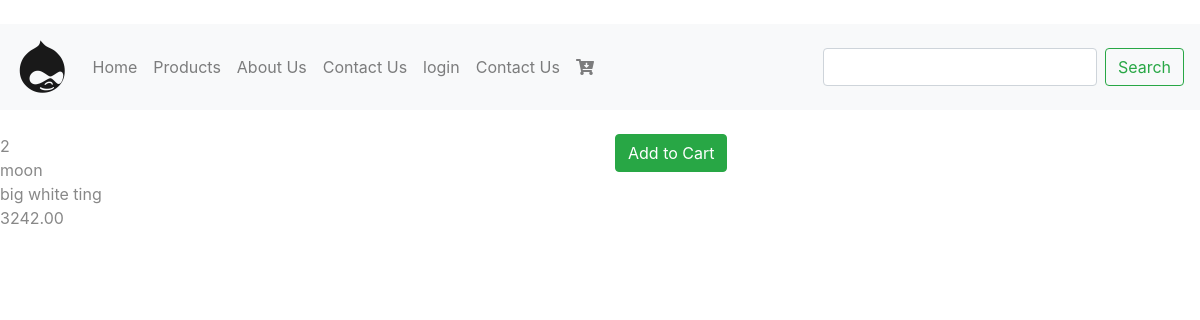
The page /products/moon/ on the database as committed earlier.
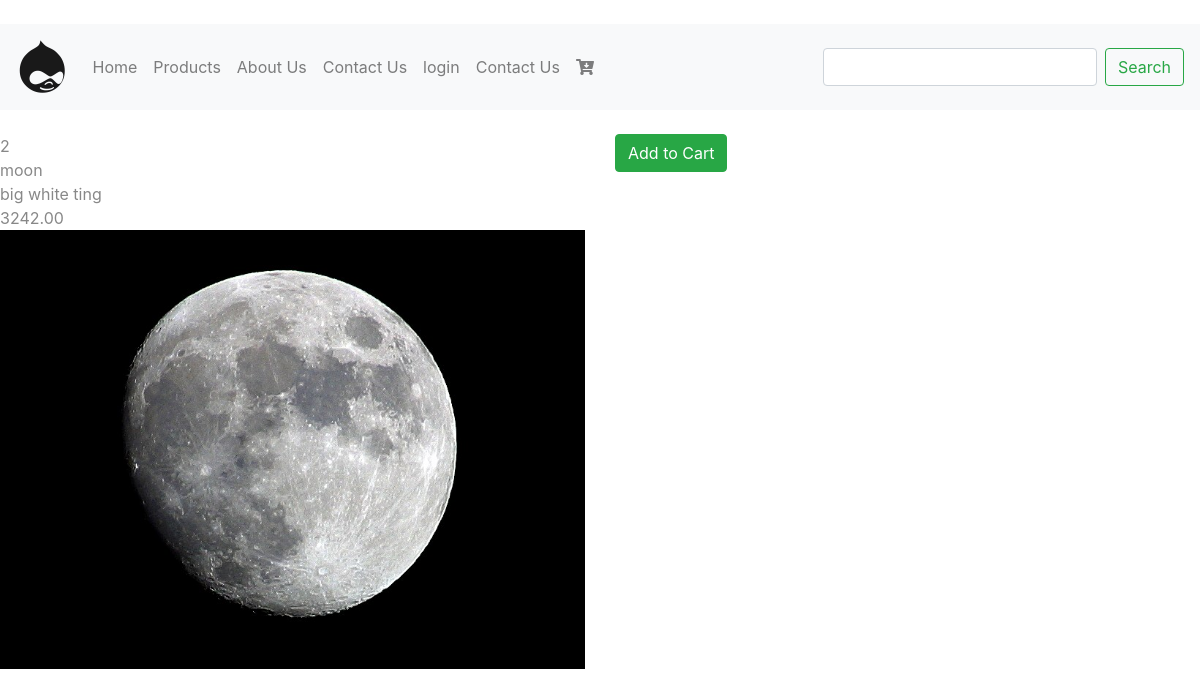
The same page on the database as committed later.
### products/models.py (models this page shows, shortened)
class ProductModel(models.Model):
    title = models.CharField(max_length=50)
    slug = models.SlugField(blank=True, unique=True)
    description = models.TextField()
    price = models.DecimalField(decimal_places=2, max_digits=10)
    image = models.ImageField(upload_to=upload_image_path, null=True, blank=True)
    featured = models.BooleanField(default=False)
    active = models.BooleanField(default=True)
    objects = ProductModelManager()

### products/views.py (the view)
# urls.py: re_path(r'^products/(?P<slug>[\w-]+)/$', ProductDetailSlugView.as_view(), name='prod_detail'),
class ProductDetailSlugView(DetailView):
    queryset = ProductModel.objects.all()
    template_name = "products/product_detail.html"
    def get_context_data(self, **kwargs):
        context = super(ProductDetailSlugView, self).get_context_data(**kwargs)
        cart_object, new_object = Cart.objects.new_get(self.request)
        context['cart'] = cart_object
        return context
    def get_object(self, *args, **kwargs):
        request = self.request
        slug = self.kwargs.get("slug")
        try:
            obj = ProductModel.objects.get(slug=slug, active=True)
        except ProductModel.DoesNotExist:
            raise Http404("Does not exist")
        except ProductModel.MultipleObjectsReturned:
            qs = ProductModel.objects.filter(slug=slug, active=True)
            obj = qs.first()
        except:
            raise Http404("da ppaccck")
        return obj

### carts/models.py (called while the page is built)
def pre_save_cart_r(sender, instance, **kwargs):
    if instance.subtotal > 0:
        instance.total = instance.subtotal
    else:
        instance.total = 0.00

    def new_get(self, request):
        cart_id = request.session.get('cart_id', None)
        qs = self.get_queryset().filter(id=cart_id)
        if qs.count() == 1:
            new_object = False
            obj = qs.first()
            if request.user.is_authenticated and obj.user is None:
                obj.user = request.user
                obj.save()
        else:
            obj = Cart.objects.new_cart(user=request.user)
            new_object = True
            request.session['cart_id'] = obj.id
        return obj, new_object

    def new_cart(self, user=None):
        user_object = None
        if user is not None:
            if user.is_authenticated:
                user_object = user
        return self.model.objects.create(user=user_object)

### products/models.py (called while the page is built)
    def active(self):
        return self.filter(active=True)

    def get_queryset(self):
        return ProductQuerySet(self.model, using=self._db)

    def all(self):
        return self.get_queryset().active()

### products/templates/products/product_detail.html (shortened to what this page needs)
{% extends 'base.html' %}
{% block body %}
    <div class="row">
        <div class="col-12 col-md-6">
            {{ object.id }} <br>
            {{ object.title }} <br>
            {{ object.description }} <br>
            {{ object.price }} <br>
            {% if object.image %}
                <img src="{{ object.image.url }}" class="img-fluid"/>
            {% endif %}
        </div>
        <div class="col-12 col-md-6">
            {% include 'products/bootstrap/update_the_cart.html' with product=object cart=cart %}
        </div>
    </div>
{% endblock %}

Rows that differ between the two databases and show on the page:
changed ProductModel "moon": image: picture added
